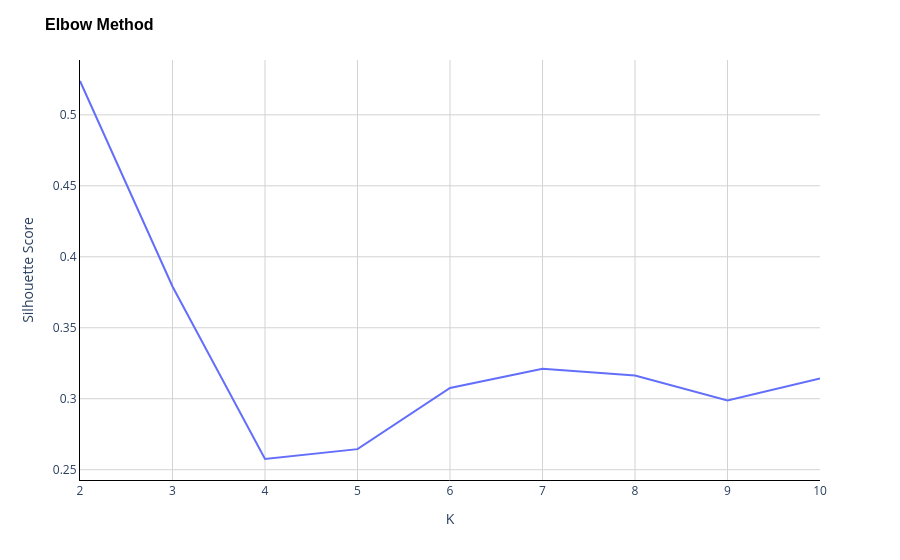

Write notebook code for a chart like this one.
### Markdown cell above
Descartamos ahora a la variable `UrbanPop` del análisis. Primero buscamos el número óptimo de clusters para el problema.

### Code cell
df_scaled_new = df_scaled.loc[:, df_scaled.columns != 'urbanpop']

scores = []
for k in np.arange(2, 11):
    tree = AgglomerativeClustering(n_clusters=k, linkage='complete')
    labels = tree.fit_predict(df_scaled_new)
    score = silhouette_score(df_scaled_new, labels)
    scores.append(score)

figure = px.line(
    x=np.arange(2, 11),
    y=scores
)
figure.update_layout(
    title='Elbow Method',
    title_font=dict(size=16, family='Arial', color='black', weight='bold'),
    xaxis_title='K',
    yaxis_title='Silhouette Score',
    plot_bgcolor='white',
    yaxis=dict(showgrid=True, gridcolor='LightGray', showline=True, linecolor='Black', zeroline=True, zerolinecolor='LightGray'),
    xaxis=dict(showgrid=True, gridcolor='LightGray', showline=True, linecolor='Black', zeroline=True, zerolinecolor='LightGray'),
)
figure.show()

### Figure 1 — Plotly figure (JSON) as saved in the notebook; plotly's stock layout.template omitted (floating-point values rounded to 4 significant figures)
{"data": [{"hovertemplate": "x=%{x}<br>y=%{y}<extra></extra>", "legendgroup": "", "line": {"color": "#636efa", "dash": "solid"}, "marker": {"symbol": "circle"}, "mode": "lines", "name": "", "orientation": "v", "showlegend": false, "type": "scatter", "x": [2, 3, 4, 5, 6, 7, 8, 9, 10], "xaxis": "x", "y": [0.5238, 0.3791, 0.2575, 0.2645, 0.3075, 0.3212, 0.3164, 0.2988, 0.3142], "yaxis": "y"}], "layout": {"legend": {"tracegroupgap": 0}, "margin": {"t": 60}, "plot_bgcolor": "white", "title": {"font": {"color": "black", "family": "Arial", "size": 16, "weight": "bold"}, "text": "Elbow Method"}, "xaxis": {"anchor": "y", "domain": [0, 1], "gridcolor": "LightGray", "linecolor": "Black", "showgrid": true, "showline": true, "title": {"text": "K"}, "zeroline": true, "zerolinecolor": "LightGray"}, "yaxis": {"anchor": "x", "domain": [0, 1], "gridcolor": "LightGray", "linecolor": "Black", "showgrid": true, "showline": true, "title": {"text": "Silhouette Score"}, "zeroline": true, "zerolinecolor": "LightGray"}}}
